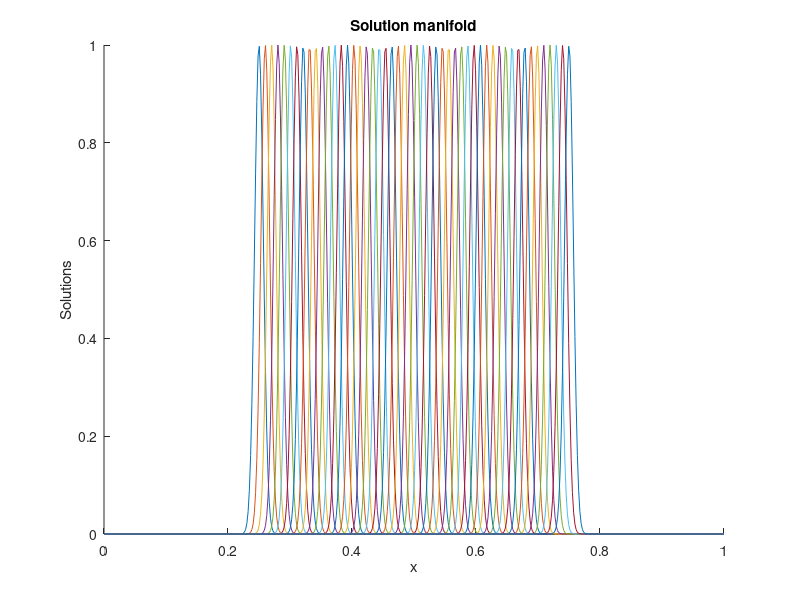
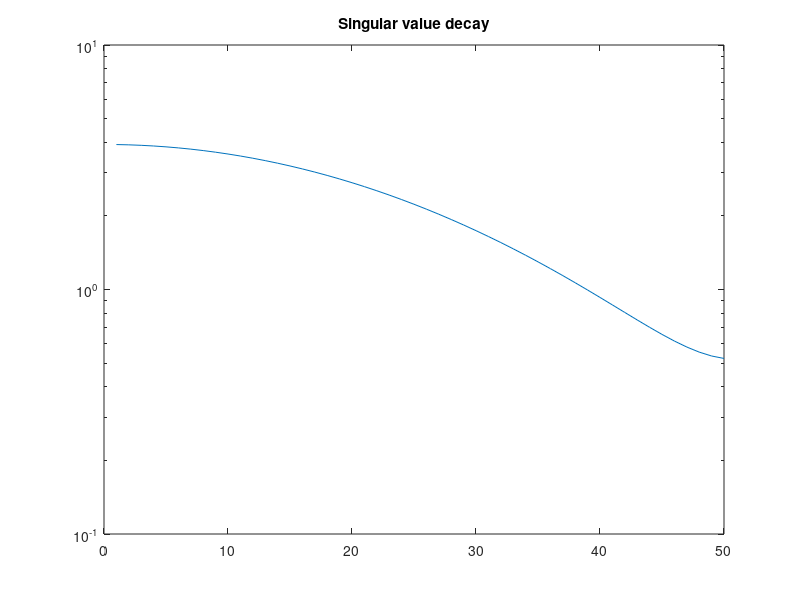
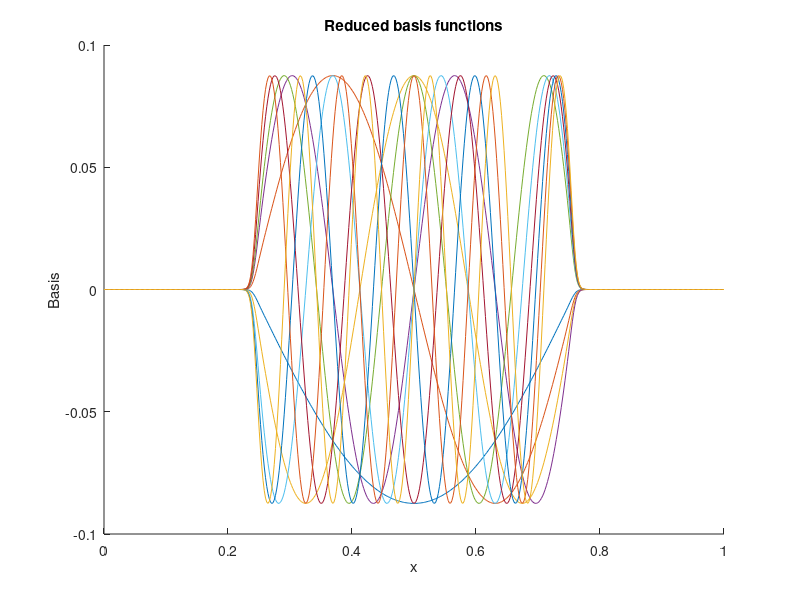
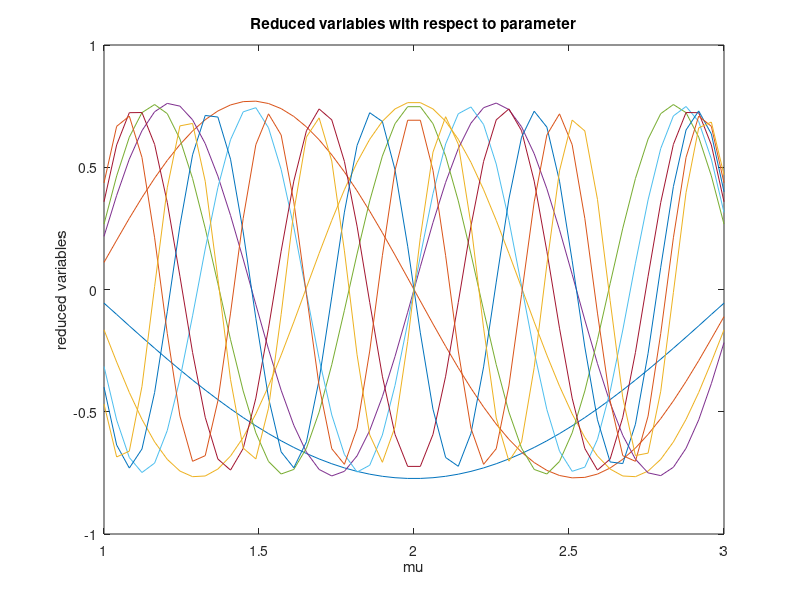

These figures' MATLAB source, in order: (Note: this script raises an error after producing the figures.)
clc; clear all; close all;
xx = linspace(0,1,500);
mus = linspace(1,3,50);
[XX, MM] = meshgrid(xx,mus);
y_exact = @(x,mu) sin(2*pi*x.^exp(mu));
y_exact = @(x,mu) exp(-(100*(x-mu/4)).^2);
yy = y_exact(XX,MM);

% Plot the solutions for varying mus
figure;
hold on;
for i = 1:length(mus)
    plot(xx, yy(i,:));
end
title("Solution manifold");
xlabel("x");
ylabel("Solutions");

[U,S,V] = svd(yy);

figure()
semilogy(diag(S));
title("Singular value decay");


n_rom = 10;
% Select the first n_rom singular values and corresponding vectors
S_rom = S(1:n_rom, 1:n_rom);
U_rom = U(:, 1:n_rom);
V_rom = V(:,1:n_rom);

figure;
hold on;
for i = 1:n_rom
    plot(xx, V_rom(:,i));
end
title("Reduced basis functions");
xlabel("x");
ylabel("Basis");

% Project solutions on the reduced space
projectedSolutions = (V_rom.' * yy.').'; % Project the original solutions onto the reduced space

figure;
plot(mus,projectedSolutions);
xlabel("mu");
ylabel("reduced variables")
title("Reduced variables with respect to parameter")

% Setup a multi-layer perceptron of neurons [1, 10,20,20,n_rom]
% Define the architecture of the neural network
layers = [
    featureInputLayer(1,"Name","input")

    fullyConnectedLayer(10,"Name","fc1")
    tanhLayer("Name","tanh1")

    fullyConnectedLayer(20,"Name","fc2")
    tanhLayer("Name","tanh2")

    fullyConnectedLayer(20,"Name","fc3")
    tanhLayer("Name","tanh3")

    fullyConnectedLayer(n_rom,"Name","output")
];


epochs = 5000;


options = trainingOptions("adam", ...
    MaxEpochs=epochs, ...
    MiniBatchSize=32, ...
    InitialLearnRate=1e-3, ...
    Shuffle="every-epoch", ...
    Verbose=true);

% Train the neural network with the projected solutions
[net,info] = trainnet(mus', projectedSolutions, layers, "mse", options);

history = info.TrainingHistory;

figure()
semilogy(history.Epoch, history.Loss,'LineWidth',0.2)
xlabel('Epoch')
ylabel('MSE Loss')
grid on


%%
mu_test = linspace(1.1,2.9, 5);

figure()
for mu=mu_test
    y_ex = y_exact(xx,mu)';
    y_red = net.forward(mu);
    y_reconstruction = V_rom*y_red';
    % Calculate the error between the exact and reconstructed solutions
    error = norm(y_ex - y_reconstruction)/norm(y_ex);
    fprintf('Error for mu = %.2f: %.3e\n', mu, error);
    plot(xx,y_ex,'r--');
    hold on
    plot(xx,y_reconstruction, 'b-');
end
xlabel("x");
ylabel("Solutions");
title("Test set solutions and approximations");
